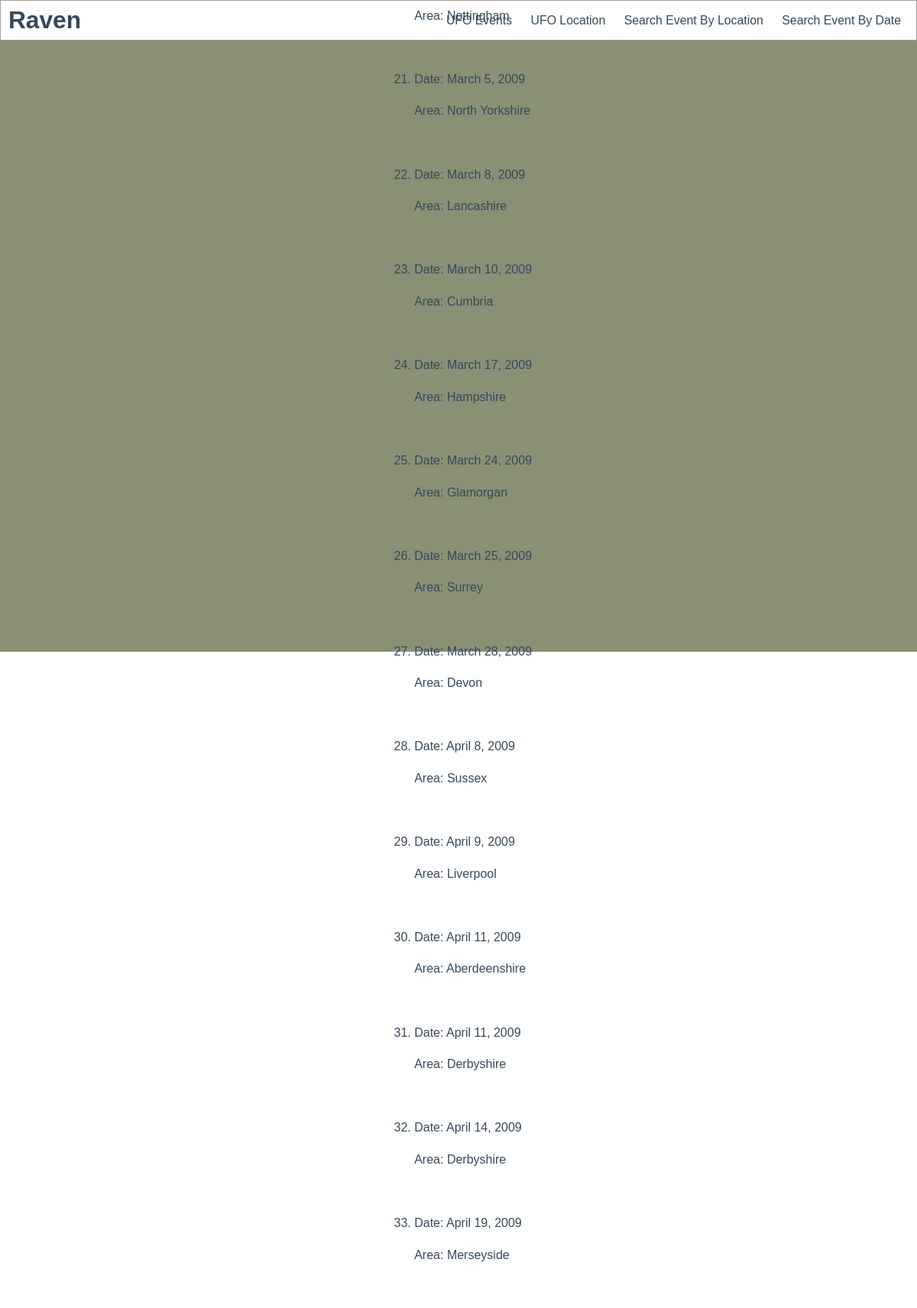
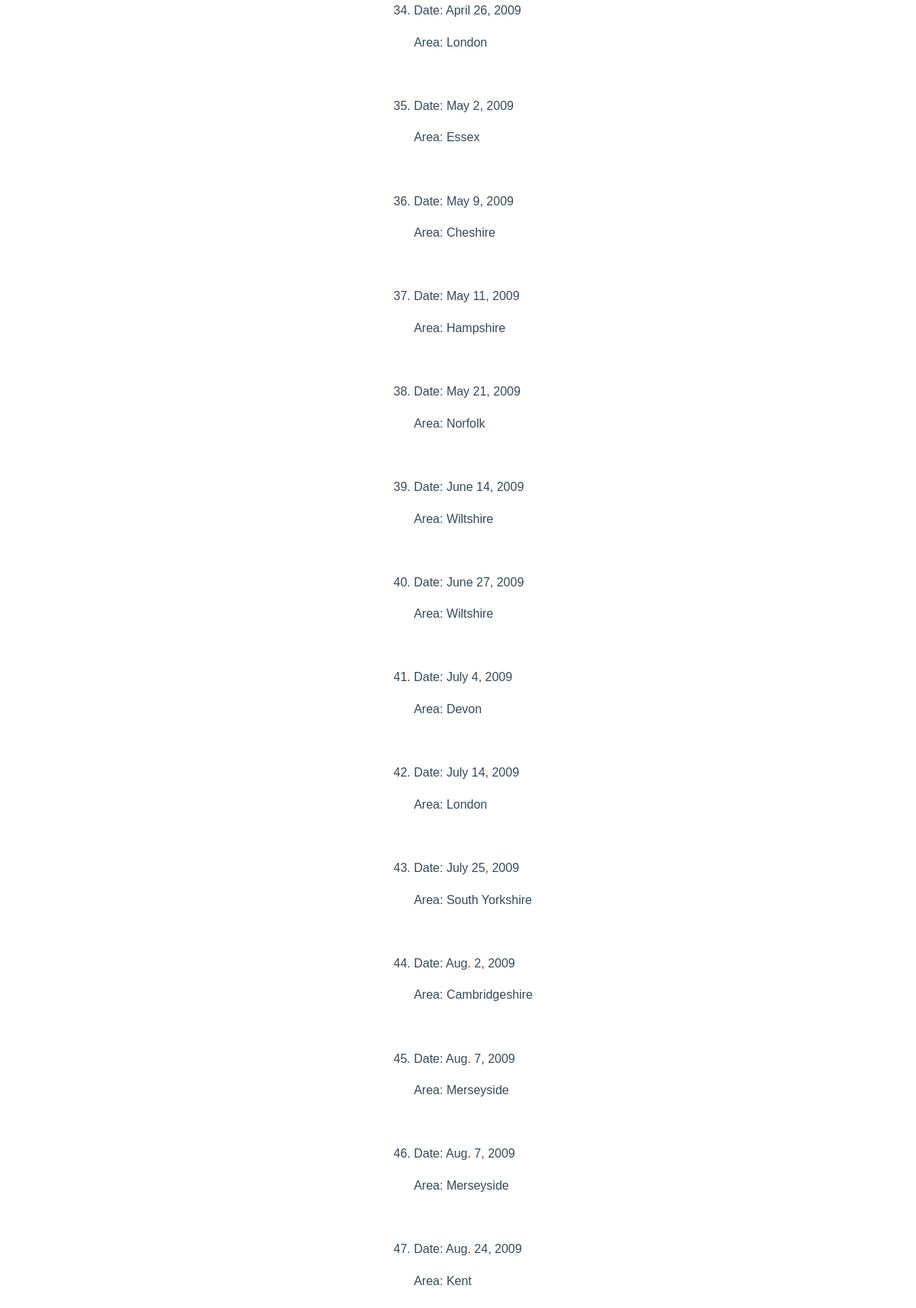
Page /search_date on the committed database (2 pictures, top to bottom).
### ufo/models.py (models this page shows, shortened)
class Event(models.Model):
    date = models.DateField()
    area = models.CharField(max_length=100)
    description = models.TextField()

### ufo/views.py (the view)
# urls.py: path("search_date", views.search_date, name="search_date"),
def search_date(request):
    qs = Event.objects.all()
    search_date = request.GET.get('search_date')
    if search_date != '' and search_date is not None:
        qs = qs.filter(date__icontains=search_date)
    context = {
        'date': qs
    }
    return render(request, "ufo/search_date.html", context)

### ufo/templates/ufo/search_date.html (shortened to what this page needs)
{% extends "base.html" %}
{% load static %}
{% block content %}
<header class="header">
    <div class="brand">
        <h1 class="logo"><a href="{% url 'index' %}">Raven</a></h1>
    </div>
        <ul class="nav-links">
            <li class="nav-link"><a href="{% url 'all_events' %}"> UFO Events</a></li>
            <li class="nav-link"><a href="{% url 'all_locations' %}"> UFO Location</a></li>
            <li class="nav-link"><a href="{% url 'search_location' %}"> Search Event By Location</a></li>
            <li class="nav-link"><a href="{% url 'search_date' %}"> Search Event By Date</a></li>
        </ul>
</header>
<div class="background">
    <ol>
        {% for dates in date %}
        <li>
            <p>Date: {{ dates.date }} </p>
            <p>Area: {{ dates.area }}</p>
        </li><br>
        {% empty %}
        <li>No description</li>
        {% endfor %}
    </ol>
</div>
{% endblock %}

### ufo/static/css/style.css (style rules this page uses)
* { box-sizing: border-box; }
body { font-family: 'Montserrat', sans-serif; line-height: 1.6; margin: 0; min-height: 100vh; }
h1 { color: #34495e; margin: 0; }
p, ol { color: #34495e; }
a { color: #34495e; font-size: .99em; text-decoration: none; }
.brand { margin-left: 10px; }
.header { display: flex; justify-content: space-between; align-items: center; width: 100%; padding-top: 0; padding-bottom: 0; border: 1px solid #a2a2a2; }
.header .nav-links { display: block; list-style: none; margin: 0; padding: 0; }
.header .nav-link { display: inline-block; margin-right: 20px; }
.background { background-color: #747b5ad6; display: flex; flex-direction: column; justify-content: center; align-items: center; height: 100vh; }

### rows in the picture
Event: area "Nottingham"
Event: date "March 5, 2009", area "North Yorkshire"
Event: date "March 8, 2009", area "Lancashire"
Event: date "March 10, 2009", area "Cumbria"
Event: date "March 17, 2009", area "Hampshire"
Event: date "March 24, 2009", area "Glamorgan"
Event: date "March 25, 2009", area "Surrey"
Event: date "March 28, 2009", area "Devon"
Event: date "April 8, 2009", area "Sussex"
Event: date "April 9, 2009", area "Liverpool"
Event: date "April 11, 2009", area "Aberdeenshire"
Event: date "April 11, 2009", area "Derbyshire"
Event: date "April 14, 2009", area "Derbyshire"
Event: date "April 19, 2009", area "Merseyside"
Event: date "April 26, 2009", area "London"
Event: date "May 2, 2009", area "Essex"
Event: date "May 9, 2009", area "Cheshire"
Event: date "May 11, 2009", area "Hampshire"
Event: date "May 21, 2009", area "Norfolk"
Event: date "June 14, 2009", area "Wiltshire"
Event: date "June 27, 2009", area "Wiltshire"
Event: date "July 4, 2009", area "Devon"
Event: date "July 14, 2009", area "London"
Event: date "July 25, 2009", area "South Yorkshire"
Event: date "Aug. 2, 2009", area "Cambridgeshire"
Event: date "Aug. 7, 2009", area "Merseyside"
Event: date "Aug. 7, 2009", area "Merseyside"
Event: date "Aug. 24, 2009", area "Kent"
